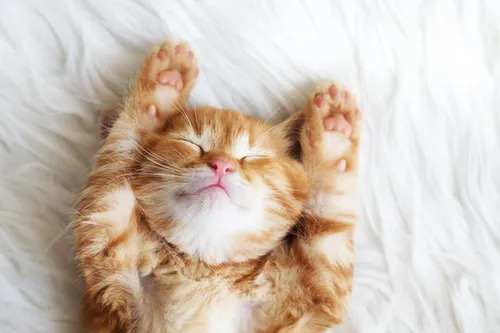
#> input picture Assets/resources/Cat.jpg, 500 x 333 px, found by its file name
$ python imageEncryptor.py
#> lines starting #> are read from the running program, lines starting #| are printed output that depends on the picture
from PIL import Image
import numpy as np
import random

# Step 1: Load the image and encrypt by modifying pixel values
def load_and_encrypt_image(image_path):
    image = Image.open(image_path)
    pixels = np.array(image)
    num_channels = pixels.shape[2] if len(pixels.shape) > 2 else 1
    encrypted_pixels = pixels + np.random.randint(1, 3, size=pixels.shape)
    return encrypted_pixels, num_channels, image.size

# Step 2 & 3: Group pixels and convert to integers, then prepare the plain message
def pixels_to_large_integers(encrypted_pixels):
    flat_pixels = encrypted_pixels.flatten()
    large_integers = [int(''.join(map(str, flat_pixels[i:i+3]))) for i in range(0, len(flat_pixels), 3)]
    return large_integers

# Steps 4 & 5: Simulate ECC operations (simplified for demonstration)
def ecc_operations(large_integers, k=123456, Pb=789012):  # Example k and Pb
    kG = k * 2  # Simulating kG operation
    kPb = k * Pb  # Simulating kPb operation
    Pc = [(kPb + i) for i in large_integers]  # Simulate point addition with integers
    return Pc

# Step 6 adjustment: Ensure byte range conversion respects the original image size
def convert_to_byte_range(cipher_text, target_size):
    byte_array = [item % 256 for item in cipher_text]
    # Adjust the size of the byte_array to match target_size
    if len(byte_array) < target_size:
        # If too short, pad with zeros
        byte_array += [0] * (target_size - len(byte_array))
    else:
        # If too long, trim the excess
        byte_array = byte_array[:target_size]
    return byte_array

# Adjusted image reconstruction to handle mismatch in array size
def reconstruct_image(cipher_bytes, width, height, num_channels):
    expected_size = width * height * num_channels
    adjusted_cipher_bytes = np.array(cipher_bytes[:expected_size]).reshape((height, width, num_channels))
    reconstructed_image = Image.fromarray(adjusted_cipher_bytes.astype('uint8'))
    reconstructed_image.save('encrypted_image.png')

# Main function to execute the steps
def main(image_path):
    encrypted_pixels, num_channels, (width, height) = load_and_encrypt_image(image_path)
#> in load_and_encrypt_image, image is the input picture: PIL image 500x333 RGB; mean R, G, B 208.7, 194.6, 182
#> num_channels = 3; width = 500; height = 333
    large_integers = pixels_to_large_integers(encrypted_pixels)
#> large_integers = 166500 items
    cipher_text = ecc_operations(large_integers)
#> cipher_text = 166500 items
    target_size = width * height * num_channels  # Calculate the expected size of the cipher_bytes
#> target_size = 499500
    cipher_bytes = convert_to_byte_range(cipher_text, target_size)  # Adjust the call
#> in convert_to_byte_range, `byte_array = [item % 256 for item in cipher_text]`: byte_array = 166500 items
#> in convert_to_byte_range, `byte_array += [0] * (target_size - len(byte_array))`: byte_array = 499500 items
#> cipher_bytes = 499500 items
    reconstruct_image(cipher_bytes, width, height, num_channels)
#> in reconstruct_image, `expected_size = width * height * num_channels`: expected_size = 499500
#> in reconstruct_image, `adjusted_cipher_bytes = np.array(cipher_bytes[:expected_size]).reshape..`:
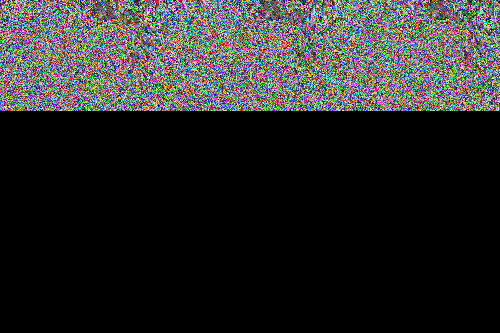
#> adjusted_cipher_bytes: shape (333, 500, 3) int64; mean of channels 0, 1, 2 42, 42, 42; drawn as R, G, B
    print("Image encryption and reconstruction complete.")


# Replace 'path_to_your_image.png' with the actual image path
main('C:/Users/USER/Downloads/Cat.jpg')
